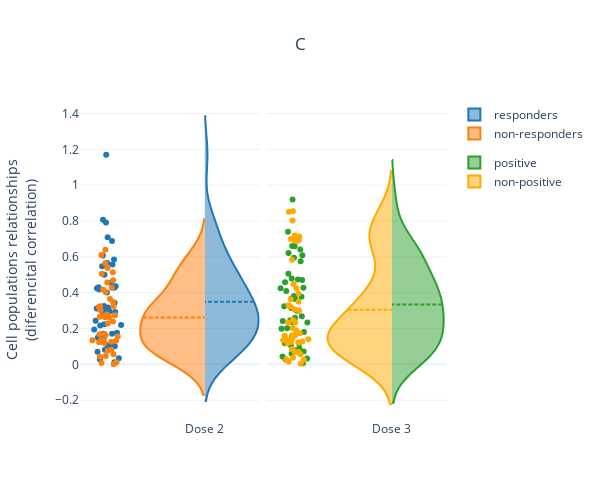

Notebook cell for this chart:
### Code cell
fig = go.Figure()
fig = make_subplots(rows=1, cols=2,shared_yaxes=True,horizontal_spacing=0.02)

d2d = go.Violin(x=banco['lab2'][(banco["lab"]=="responders") & (banco["lab2"]=="Dose 2")],
                y = banco['var'][(banco["lab"]=="responders") & (banco["lab2"]=="Dose 2")],
                 legendgroup='Dose 2',  name='responders',scalegroup='Dose 2',side='positive',
                 line_color="#1f77b4")

d2n = go.Violin(x=banco['lab2'][(banco["lab"]=="non-responders") & (banco["lab2"]=="Dose 2")],
                y = banco['var'][(banco["lab"]=="non-responders") & (banco["lab2"]=="Dose 2")],
                 legendgroup='Dose 2',  name='non-responders',scalegroup='Dose 2',side='negative',
                 line_color="#ff7f0e")

d3d = go.Violin(x=banco['lab2'][(banco["lab"]=="positive") & (banco["lab2"]=="Dose 3")],
                y = banco['var'][(banco["lab"]=="positive") & (banco["lab2"]=="Dose 3")],
                 legendgroup='Dose 3',  name='positive',scalegroup='Dose 3',side='positive',
                 line_color="#2ca02c")

d3n = go.Violin(x=banco['lab2'][(banco["lab"]=="non-positive") & (banco["lab2"]=="Dose 3")],
                y = banco['var'][(banco["lab"]=="non-positive") & (banco["lab2"]=="Dose 3")],
                 legendgroup='Dose 3',  name='non-positive',scalegroup='Dose 3',side='negative',
                 line_color="#ffaa00")


#d3fn = go.Violin(y = banco['var'][(banco["lab2"]=="Dose 3") & (banco["lab"]=="non-positive")],
#                 legendgroup='Dose 3',  name='non-positive', points = "all",scalegroup='Dose 3',side='positive',
#                 line_color="#ffaa00")


fig.add_trace(d2d,col=1,row=1)
fig.add_trace(d2n,row=1,col=1)
fig.add_trace(d3d,col=2,row=1)
fig.add_trace(d3n,col=2,row=1)
#fig.add_trace(d2fn)
#fig.add_trace(d3fd)
#fig.add_trace(d3fn)

fig.update_layout(title = "C",title_x=0.5,violingap=0, violinmode='overlay',template="plotly_white",height=500, width=600,yaxis_title="Cell populations relationships<br>(diferencital correlation)",)
fig.update_traces(meanline_visible=True,
                  points='all', # show all points
                  jitter=0.25,  # add some jitter on points for better visibility
                  scalemode='count')
#fig.update_traces(box_visible=True, meanline_visible=True)
fig.write_image("fig4_C.svg")
fig.show()

### Figure 1 — Plotly figure (JSON) as saved in the notebook; plotly's stock layout.template omitted (floating-point values rounded to 4 significant figures)
{"data": [{"jitter": 0.25, "legendgroup": "Dose 2", "line": {"color": "#1f77b4"}, "meanline": {"visible": true}, "name": "responders", "points": "all", "scalegroup": "Dose 2", "scalemode": "count", "side": "positive", "type": "violin", "x": ["Dose 2", "Dose 2", "Dose 2", "Dose 2", "Dose 2", "Dose 2", "Dose 2", "Dose 2", "Dose 2", "Dose 2", "Dose 2", "Dose 2", "Dose 2", "Dose 2", "Dose 2", "Dose 2", "Dose 2", "Dose 2", "Dose 2", "Dose 2", "Dose 2", "Dose 2", "Dose 2", "Dose 2", "Dose 2", "Dose 2", "Dose 2", "Dose 2", "Dose 2", "Dose 2", "Dose 2", "Dose 2", "Dose 2", "Dose 2", "Dose 2", "Dose 2", "Dose 2", "Dose 2", "Dose 2", "Dose 2", "Dose 2", "Dose 2", "Dose 2", "Dose 2", "Dose 2"], "xaxis": "x", "y": [0.08161, 0.2922, 0.4273, 0.7921, 0.3175, 0.8066, 0.1062, 0.4015, 0.3261, 0.2163, 0.4999, 0.1459, 0.6081, 0.07084, 0.2929, 0.7095, 0.5477, 0.5849, 0.4366, 0.2434, 0.689, 1.17, 0.5568, 0.3435, 0.01155, 0.2204, 0.02808, 0.2234, 0.1085, 0.4551, 0.4174, 0.03425, 0.1714, 0.3116, 0.3005, 0.425, 0.4299, 0.1764, 0.5654, 0.1505, 0.2957, 0.2749, 0.171, 0.1007, 0.195], "yaxis": "y"}, {"jitter": 0.25, "legendgroup": "Dose 2", "line": {"color": "#ff7f0e"}, "meanline": {"visible": true}, "name": "non-responders", "points": "all", "scalegroup": "Dose 2", "scalemode": "count", "side": "negative", "type": "violin", "x": ["Dose 2", "Dose 2", "Dose 2", "Dose 2", "Dose 2", "Dose 2", "Dose 2", "Dose 2", "Dose 2", "Dose 2", "Dose 2", "Dose 2", "Dose 2", "Dose 2", "Dose 2", "Dose 2", "Dose 2", "Dose 2", "Dose 2", "Dose 2", "Dose 2", "Dose 2", "Dose 2", "Dose 2", "Dose 2", "Dose 2", "Dose 2", "Dose 2", "Dose 2", "Dose 2", "Dose 2", "Dose 2", "Dose 2", "Dose 2", "Dose 2", "Dose 2", "Dose 2", "Dose 2", "Dose 2", "Dose 2", "Dose 2", "Dose 2", "Dose 2", "Dose 2", "Dose 2"], "xaxis": "x", "y": [0.1558, 0.1264, 0.2625, 0.2692, 0.2278, 0.4176, 0.1239, 0.1691, 0.4695, 0.2663, 0.2789, 0.3025, 0.1296, 0.3202, 0.05672, 0.6107, 0.5639, 0.04316, 0.4572, 0.08193, 0.5381, 0.4033, 0.5136, 0.1342, 0.01179, 0.04699, 0.1365, 0.07591, 0.6401, 0.168, 0.4282, 0.0005171, 0.3243, 0.2741, 0.3646, 0.3242, 0.5056, 0.008314, 0.2388, 0.3476, 0.2628, 0.2709, 0.1173, 0.1315, 0.1625], "yaxis": "y"}, {"jitter": 0.25, "legendgroup": "Dose 3", "line": {"color": "#2ca02c"}, "meanline": {"visible": true}, "name": "positive", "points": "all", "scalegroup": "Dose 3", "scalemode": "count", "side": "positive", "type": "violin", "x": ["Dose 3", "Dose 3", "Dose 3", "Dose 3", "Dose 3", "Dose 3", "Dose 3", "Dose 3", "Dose 3", "Dose 3", "Dose 3", "Dose 3", "Dose 3", "Dose 3", "Dose 3", "Dose 3", "Dose 3", "Dose 3", "Dose 3", "Dose 3", "Dose 3", "Dose 3", "Dose 3", "Dose 3", "Dose 3", "Dose 3", "Dose 3", "Dose 3", "Dose 3", "Dose 3", "Dose 3", "Dose 3", "Dose 3", "Dose 3", "Dose 3", "Dose 3", "Dose 3", "Dose 3", "Dose 3", "Dose 3", "Dose 3", "Dose 3", "Dose 3", "Dose 3", "Dose 3"], "xaxis": "x2", "y": [0.1172, 0.3682, 0.7404, 0.609, 0.4246, 0.09181, 0.5057, 0.3139, 0.05944, 0.6212, 0.005831, 0.6598, 0.4276, 0.02654, 0.3813, 0.2688, 0.2364, 0.9204, 0.4701, 0.2606, 0.5956, 0.4738, 0.2997, 0.1357, 0.1993, 0.3776, 0.04386, 0.1053, 0.4788, 0.07133, 0.1179, 0.409, 0.2015, 0.4585, 0.07902, 0.6594, 0.5753, 0.6408, 0.3245, 0.3652, 0.2469, 0.2343, 0.03278, 0.1801, 0.2427], "yaxis": "y2"}, {"jitter": 0.25, "legendgroup": "Dose 3", "line": {"color": "#ffaa00"}, "meanline": {"visible": true}, "name": "non-positive", "points": "all", "scalegroup": "Dose 3", "scalemode": "count", "side": "negative", "type": "violin", "x": ["Dose 3", "Dose 3", "Dose 3", "Dose 3", "Dose 3", "Dose 3", "Dose 3", "Dose 3", "Dose 3", "Dose 3", "Dose 3", "Dose 3", "Dose 3", "Dose 3", "Dose 3", "Dose 3", "Dose 3", "Dose 3", "Dose 3", "Dose 3", "Dose 3", "Dose 3", "Dose 3", "Dose 3", "Dose 3", "Dose 3", "Dose 3", "Dose 3", "Dose 3", "Dose 3", "Dose 3", "Dose 3", "Dose 3", "Dose 3", "Dose 3", "Dose 3", "Dose 3", "Dose 3", "Dose 3", "Dose 3", "Dose 3", "Dose 3", "Dose 3", "Dose 3", "Dose 3"], "xaxis": "x2", "y": [0.2351, 0.1601, 0.2474, 0.699, 0.5832, 0.2026, 0.688, 0.2986, 0.4485, 0.1351, 0.03709, 0.1605, 0.8021, 0.003194, 0.6913, 0.3952, 0.1277, 0.6947, 0.855, 0.3489, 0.2317, 0.1621, 0.3635, 0.02537, 0.1371, 0.3063, 0.06838, 0.719, 0.05625, 0.3299, 0.08635, 0.02713, 0.1184, 0.06937, 0.1891, 0.8522, 0.1743, 0.3223, 0.1403, 0.7139, 0.424, 0.1431, 0.01478, 0.1223, 0.1247], "yaxis": "y2"}], "layout": {"height": 500, "title": {"text": "C", "x": 0.5}, "violingap": 0, "violinmode": "overlay", "width": 600, "xaxis": {"anchor": "y", "autorange": true, "domain": [0, 0.49], "range": [-0.6782, 0.2989], "type": "category"}, "xaxis2": {"anchor": "y2", "autorange": true, "domain": [0.51, 1], "range": [-0.6782, 0.2989], "type": "category"}, "yaxis": {"anchor": "x", "autorange": true, "domain": [0, 1], "range": [-0.3105, 1.475], "title": {"text": "Cell populations relationships<br>(diferencital correlation)"}, "type": "linear"}, "yaxis2": {"anchor": "x2", "autorange": true, "domain": [0, 1], "matches": "y", "range": [-0.3105, 1.475], "showticklabels": false, "type": "linear"}}}
